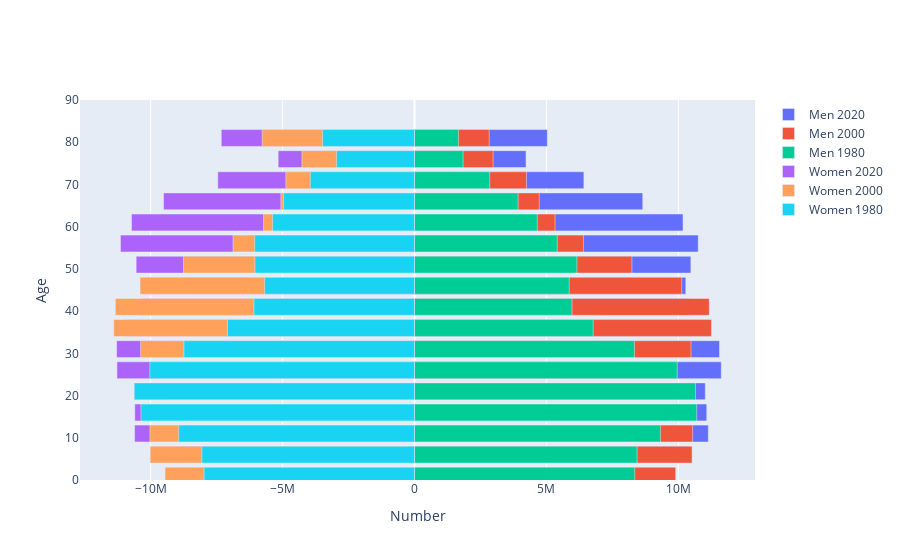

Notebook code for this chart:
### Code cell
## 
import plotly.offline as py
import plotly.graph_objs as go
age_ranges = []


py.init_notebook_mode(connected=True)

layout = go.Layout(barmode='overlay',
                   yaxis=go.layout.YAxis(range=[0, 90], title='Age'),
                   xaxis=go.layout.XAxis(title='Number'))

for i in range(0,80,5):
    age_ranges.append(f"{i:02d}"+f"{i+4:02d}")

age_ranges.append("80UP")

male_variables = {"SP.POP."+age_range+".MA":"Males "+age_range for age_range in age_ranges}
female_variables = {"SP.POP."+age_range+".FE":"Females "+age_range for age_range in age_ranges}

variables = male_variables
variables.update(female_variables)

def fun(country):
    df = wbdata.get_dataframe(variables,country=country)
    #print(df.query("date=='2020'").sum(axis=0))
    years = range(2020,1960,-20)

    # This makes a list of graphs, year by year
    bins = [go.Bar(x = df.loc[str(year),:].filter(regex="Male").values,
                   y = [int(s[:2])+1 for s in age_ranges],
                   orientation='h',
                   name='Men {:d}'.format(year),
                   hoverinfo='skip'
                  )
            for year in years]
          
    bins += [go.Bar(x = -df.loc[str(year),:].filter(regex="Female").values,
                    y=[int(s[:2])+1 for s in age_ranges],
                    orientation='h',
                    name='Women {:d}'.format(year),
                    hoverinfo='skip',
               )
             for year in years]
    return py.iplot(dict(data=bins, layout=layout))

fun("USA")

### Figure 1 — Plotly figure (JSON) as saved in the notebook; plotly's stock layout.template omitted (floating-point values rounded to 4 significant figures)
{"data": [{"hoverinfo": "skip", "name": "Men 2020", "orientation": "h", "type": "bar", "x": [9852037, 10415215, 11134524, 11074742, 11019123, 11624147, 11558689, 11181191, 10435225, 10279751, 10472749, 10752175, 10175477, 8649632, 6418498, 4226158, 5034000], "y": [1, 6, 11, 16, 21, 26, 31, 36, 41, 46, 51, 56, 61, 66, 71, 76, 81]}, {"hoverinfo": "skip", "name": "Men 2000", "orientation": "h", "type": "bar", "x": [9898444, 10518857, 10540099, 10396671, 9868389, 9908320, 10477974, 11254467, 11169258, 10126185, 8238831, 6406275, 5326262, 4727958, 4243883, 2977707, 2831115], "y": [1, 6, 11, 16, 21, 26, 31, 36, 41, 46, 51, 56, 61, 66, 71, 76, 81]}, {"hoverinfo": "skip", "name": "Men 1980", "orientation": "h", "type": "bar", "x": [8345267, 8434806, 9318722, 10694760, 10646085, 9956338, 8335211, 6771445, 5969438, 5863150, 6154281, 5408826, 4651481, 3925982, 2850548, 1840663, 1664605], "y": [1, 6, 11, 16, 21, 26, 31, 36, 41, 46, 51, 56, 61, 66, 71, 76, 81]}, {"hoverinfo": "skip", "name": "Women 2020", "orientation": "h", "type": "bar", "x": [-9417512, -9939051, -10606984, -10599835, -10598207, -11275655, -11286312, -10952602, -10376717, -10278884, -10547806, -11141839, -10723886, -9509351, -7454420, -5166090, -7322597], "y": [1, 6, 11, 16, 21, 26, 31, 36, 41, 46, 51, 56, 61, 66, 71, 76, 81]}, {"hoverinfo": "skip", "name": "Women 2000", "orientation": "h", "type": "bar", "x": [-9452765, -10018506, -10025765, -9789863, -9440228, -9687313, -10378827, -11396616, -11335678, -10400031, -8754367, -6876681, -5720017, -5063828, -4874468, -4264887, -5771874], "y": [1, 6, 11, 16, 21, 26, 31, 36, 41, 46, 51, 56, 61, 66, 71, 76, 81]}, {"hoverinfo": "skip", "name": "Women 1980", "orientation": "h", "type": "bar", "x": [-7973204, -8056305, -8935016, -10366267, -10621192, -10030113, -8736416, -7088507, -6082404, -5677803, -6046650, -6055617, -5377922, -4960979, -3948229, -2951530, -3485241], "y": [1, 6, 11, 16, 21, 26, 31, 36, 41, 46, 51, 56, 61, 66, 71, 76, 81]}], "layout": {"barmode": "overlay", "xaxis": {"title": {"text": "Number"}}, "yaxis": {"range": [0, 90], "title": {"text": "Age"}}}}
